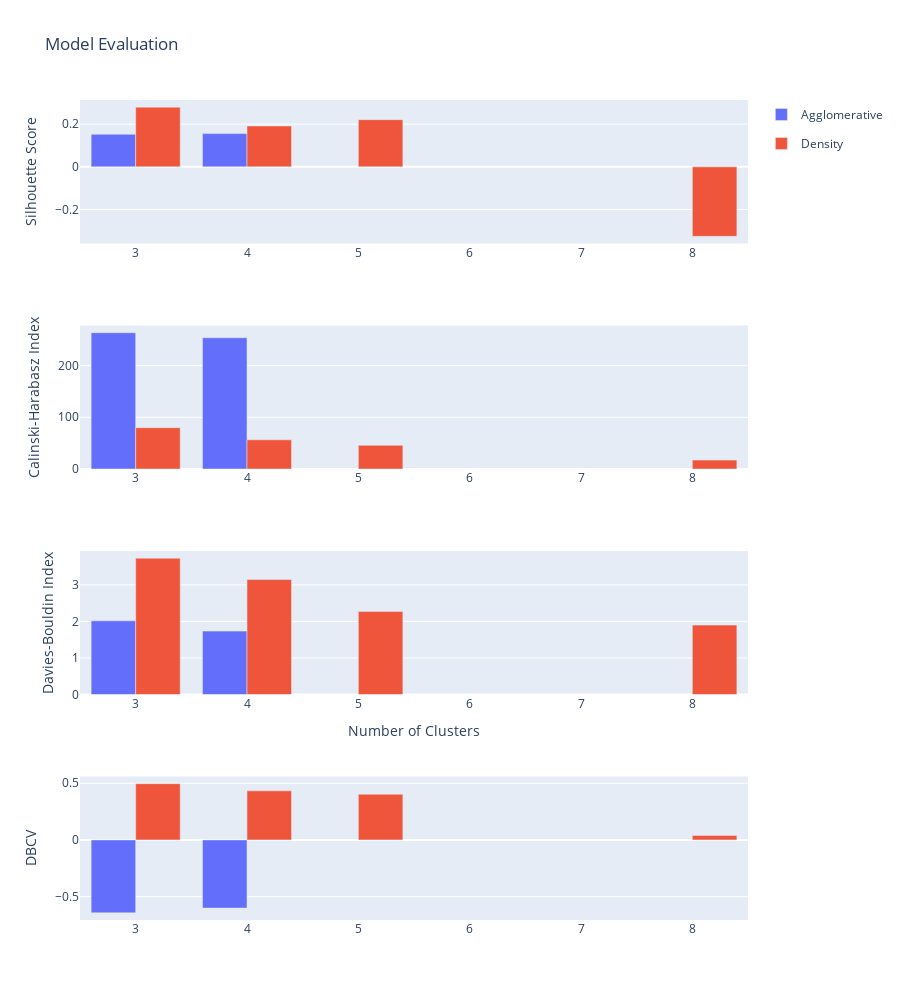

The cell this chart's notebook holds for it:
### Code cell
fig = make_subplots(
    rows=4, 
    cols=1, 
    specs=[[{"type":"bar"}],[{"type":"bar"}],[{"type":"bar"}], [{"type":"bar"}]],
    #subplot_titles=["Silhouette Score", "Other1", "Other2"],
    vertical_spacing=0.1
    #row_heights=[15,15,15]
)

sil = px.bar(
    data_frame=model_eval_summary,
    x="Clusters",
    y="Silhouette Score",
    color="Class",
    barmode="group",
    height=500
)
fig.add_traces(
    sil.data,
    rows=1,
    cols=1
)

chi = px.bar(
    data_frame=model_eval_summary,
    x="Clusters",
    y="Calinski-Harabasz Index",
    color="Class",
    barmode="group"
)
chi.update_traces(showlegend=False)
fig.add_traces(
    chi.data,
    rows=2,
    cols=1
)

dbi = px.bar(
    data_frame=model_eval_summary,
    x="Clusters",
    y="Davies-Bouldin Index",
    color="Class",
    barmode="group"
)
dbi.update_traces(showlegend=False)
fig.add_traces(
    dbi.data,
    rows=3,
    cols=1
)

cv = px.bar(
    data_frame=model_eval_summary,
    x="Clusters",
    y="DBCV",
    color="Class",
    barmode="group"
)
cv.update_traces(showlegend=False)
fig.add_traces(
    cv.data,
    rows=4,
    cols=1
)

fig.update_layout(height=1000, title_text="Model Evaluation")
fig.update_xaxes(title_text="Number of Clusters", row=3, col=1)
fig.update_yaxes(title_text="Silhouette Score", row=1, col=1)
fig.update_yaxes(title_text="Calinski-Harabasz Index", row=2, col=1)
fig.update_yaxes(title_text="Davies-Bouldin Index", row=3, col=1)
fig.update_yaxes(title_text="DBCV", row=4, col=1)


fig.show()

### Figure 1 — Plotly figure (JSON) as saved in the notebook; plotly's stock layout.template omitted (floating-point values rounded to 4 significant figures)
{"data": [{"alignmentgroup": "True", "hovertemplate": "Class=Agglomerative<br>Clusters=%{x}<br>Silhouette Score=%{y}<extra></extra>", "legendgroup": "Agglomerative", "marker": {"color": "#636efa", "pattern": {"shape": ""}}, "name": "Agglomerative", "offsetgroup": "Agglomerative", "orientation": "v", "showlegend": true, "textposition": "auto", "type": "bar", "x": [3, 4], "xaxis": "x", "y": [0.1528, 0.1559], "yaxis": "y"}, {"alignmentgroup": "True", "hovertemplate": "Class=Density<br>Clusters=%{x}<br>Silhouette Score=%{y}<extra></extra>", "legendgroup": "Density", "marker": {"color": "#EF553B", "pattern": {"shape": ""}}, "name": "Density", "offsetgroup": "Density", "orientation": "v", "showlegend": true, "textposition": "auto", "type": "bar", "x": [3, 4, 5, 8], "xaxis": "x", "y": [0.28, 0.1917, 0.2215, -0.3258], "yaxis": "y"}, {"alignmentgroup": "True", "hovertemplate": "Class=Agglomerative<br>Clusters=%{x}<br>Calinski-Harabasz Index=%{y}<extra></extra>", "legendgroup": "Agglomerative", "marker": {"color": "#636efa", "pattern": {"shape": ""}}, "name": "Agglomerative", "offsetgroup": "Agglomerative", "orientation": "v", "showlegend": false, "textposition": "auto", "type": "bar", "x": [3, 4], "xaxis": "x2", "y": [263.6, 253.7], "yaxis": "y2"}, {"alignmentgroup": "True", "hovertemplate": "Class=Density<br>Clusters=%{x}<br>Calinski-Harabasz Index=%{y}<extra></extra>", "legendgroup": "Density", "marker": {"color": "#EF553B", "pattern": {"shape": ""}}, "name": "Density", "offsetgroup": "Density", "orientation": "v", "showlegend": false, "textposition": "auto", "type": "bar", "x": [3, 4, 5, 8], "xaxis": "x2", "y": [79.84, 56.42, 45.73, 17.2], "yaxis": "y2"}, {"alignmentgroup": "True", "hovertemplate": "Class=Agglomerative<br>Clusters=%{x}<br>Davies-Bouldin Index=%{y}<extra></extra>", "legendgroup": "Agglomerative", "marker": {"color": "#636efa", "pattern": {"shape": ""}}, "name": "Agglomerative", "offsetgroup": "Agglomerative", "orientation": "v", "showlegend": false, "textposition": "auto", "type": "bar", "x": [3, 4], "xaxis": "x3", "y": [2.016, 1.735], "yaxis": "y3"}, {"alignmentgroup": "True", "hovertemplate": "Class=Density<br>Clusters=%{x}<br>Davies-Bouldin Index=%{y}<extra></extra>", "legendgroup": "Density", "marker": {"color": "#EF553B", "pattern": {"shape": ""}}, "name": "Density", "offsetgroup": "Density", "orientation": "v", "showlegend": false, "textposition": "auto", "type": "bar", "x": [3, 4, 5, 8], "xaxis": "x3", "y": [3.731, 3.146, 2.273, 1.899], "yaxis": "y3"}, {"alignmentgroup": "True", "hovertemplate": "Class=Agglomerative<br>Clusters=%{x}<br>DBCV=%{y}<extra></extra>", "legendgroup": "Agglomerative", "marker": {"color": "#636efa", "pattern": {"shape": ""}}, "name": "Agglomerative", "offsetgroup": "Agglomerative", "orientation": "v", "showlegend": false, "textposition": "auto", "type": "bar", "x": [3, 4], "xaxis": "x4", "y": [-0.6433, -0.6015], "yaxis": "y4"}, {"alignmentgroup": "True", "hovertemplate": "Class=Density<br>Clusters=%{x}<br>DBCV=%{y}<extra></extra>", "legendgroup": "Density", "marker": {"color": "#EF553B", "pattern": {"shape": ""}}, "name": "Density", "offsetgroup": "Density", "orientation": "v", "showlegend": false, "textposition": "auto", "type": "bar", "x": [3, 4, 5, 8], "xaxis": "x4", "y": [0.4964, 0.433, 0.4032, 0.04001], "yaxis": "y4"}], "layout": {"height": 1000, "title": {"text": "Model Evaluation"}, "xaxis": {"anchor": "y", "domain": [0, 1]}, "xaxis2": {"anchor": "y2", "domain": [0, 1]}, "xaxis3": {"anchor": "y3", "domain": [0, 1], "title": {"text": "Number of Clusters"}}, "xaxis4": {"anchor": "y4", "domain": [0, 1]}, "yaxis": {"anchor": "x", "domain": [0.825, 1], "title": {"text": "Silhouette Score"}}, "yaxis2": {"anchor": "x2", "domain": [0.55, 0.725], "title": {"text": "Calinski-Harabasz Index"}}, "yaxis3": {"anchor": "x3", "domain": [0.275, 0.45], "title": {"text": "Davies-Bouldin Index"}}, "yaxis4": {"anchor": "x4", "domain": [0, 0.175], "title": {"text": "DBCV"}}}}
